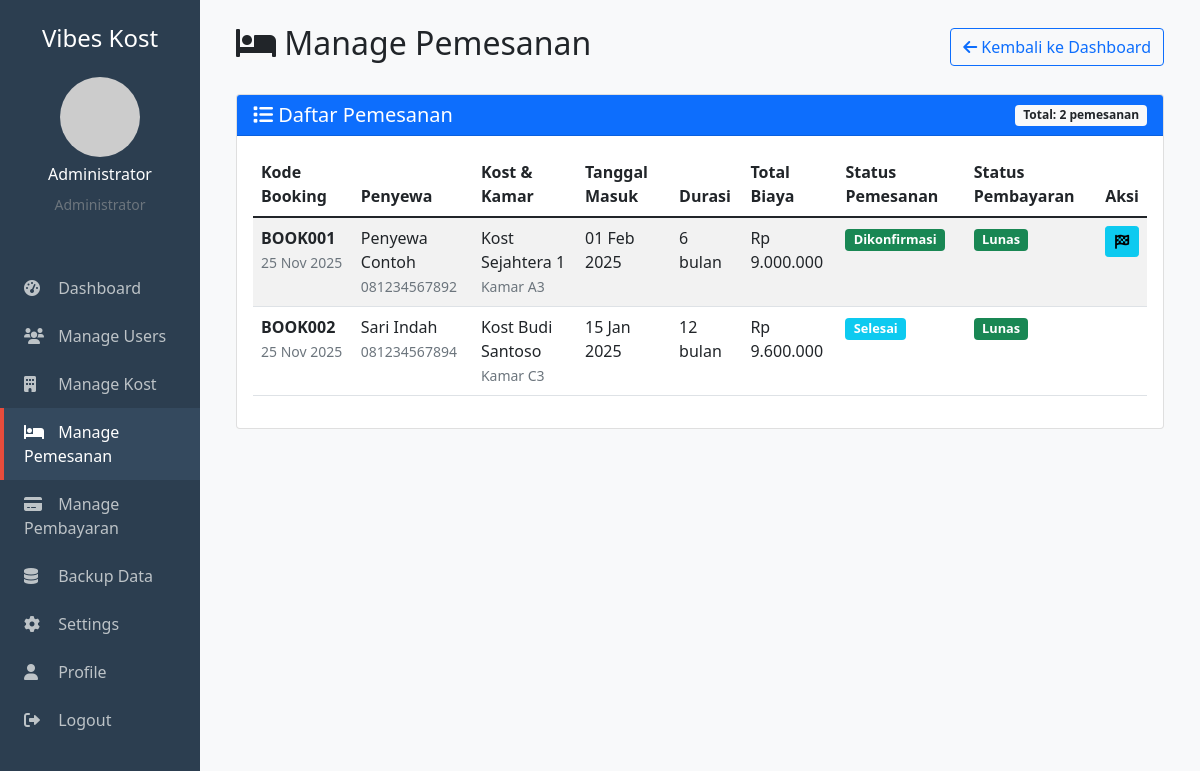
Screenshot of /admin/manage_pemesanan.php (signed in) with the database file from the repository.
### tables this page shows
CREATE TABLE pemesanans (
    id INT PRIMARY KEY AUTO_INCREMENT,
    kode_booking VARCHAR(20) UNIQUE NOT NULL,
    penyewa_id INT NOT NULL,
    kamar_id INT NOT NULL,
    tanggal_masuk DATE NOT NULL,
    tanggal_keluar DATE,
    durasi_sewa INT NOT NULL COMMENT 'Dalam bulan',
    total_biaya DECIMAL(12,2) NOT NULL,
    catatan_khusus TEXT,
    status ENUM('menunggu','dikonfirmasi','ditolak','selesai','dibatalkan') DEFAULT 'menunggu',
    alasan_penolakan TEXT,
    created_at TIMESTAMP DEFAULT CURRENT_TIMESTAMP,
    updated_at TIMESTAMP DEFAULT CURRENT_TIMESTAMP ON UPDATE CURRENT_TIMESTAMP,
    FOREIGN KEY (penyewa_id) REFERENCES users(id) ON DELETE CASCADE,
    FOREIGN KEY (kamar_id) REFERENCES kamars(id) ON DELETE CASCADE
);

CREATE TABLE users (
    id INT PRIMARY KEY AUTO_INCREMENT,
    nama VARCHAR(100) NOT NULL,
    email VARCHAR(100) UNIQUE NOT NULL,
    password VARCHAR(255) NOT NULL,
    role ENUM('admin','pemilik','penyewa') NOT NULL,
    no_telepon VARCHAR(20),
    alamat TEXT,
     
    bank_nama VARCHAR(100),
    bank_nomor VARCHAR(50),
    bank_atas_nama VARCHAR(100),
    foto_profil VARCHAR(255) DEFAULT 'default.jpg',
    is_active BOOLEAN DEFAULT TRUE,
    created_at TIMESTAMP DEFAULT CURRENT_TIMESTAMP,
    updated_at TIMESTAMP DEFAULT CURRENT_TIMESTAMP ON UPDATE CURRENT_TIMESTAMP
);

CREATE TABLE kost (
    id INT PRIMARY KEY AUTO_INCREMENT,
    pemilik_id INT NOT NULL,
    nama_kost VARCHAR(100) NOT NULL,
    alamat TEXT NOT NULL,
    deskripsi TEXT,
    harga_per_bulan DECIMAL(12,2) NOT NULL,
    latitude DECIMAL(10,8),
    longitude DECIMAL(11,8),
    foto_kost VARCHAR(255) DEFAULT 'default.jpg',
    fasilitas TEXT,
    peraturan TEXT,
    status ENUM('tersedia','tidak_tersedia') DEFAULT 'tersedia',
    created_at TIMESTAMP DEFAULT CURRENT_TIMESTAMP,
    updated_at TIMESTAMP DEFAULT CURRENT_TIMESTAMP ON UPDATE CURRENT_TIMESTAMP,
    FOREIGN KEY (pemilik_id) REFERENCES users(id) ON DELETE CASCADE
);

CREATE TABLE kamars (
    id INT PRIMARY KEY AUTO_INCREMENT,
    kost_id INT NOT NULL,
    nomor_kamar VARCHAR(10) NOT NULL,
    ukuran_kamar VARCHAR(20),
    harga_per_bulan DECIMAL(12,2) NOT NULL,
    fasilitas_kamar TEXT,
    deskripsi_kamar TEXT,
    foto_kamar VARCHAR(255),
    status ENUM('tersedia','dipesan','ditempati') DEFAULT 'tersedia',
    created_at TIMESTAMP DEFAULT CURRENT_TIMESTAMP,
    updated_at TIMESTAMP DEFAULT CURRENT_TIMESTAMP ON UPDATE CURRENT_TIMESTAMP,
    FOREIGN KEY (kost_id) REFERENCES kost(id) ON DELETE CASCADE
);

CREATE TABLE pembayarans (
    id INT PRIMARY KEY AUTO_INCREMENT,
    pemesanan_id INT NOT NULL,
    kode_pembayaran VARCHAR(20) UNIQUE NOT NULL,
    bukti_transfer VARCHAR(255),
    nominal DECIMAL(12,2) NOT NULL,
    metode_pembayaran ENUM('transfer_bank','qris','tunai') DEFAULT 'transfer_bank',
    nama_bank VARCHAR(50),
    nomor_rekening VARCHAR(50),
    atas_nama VARCHAR(100),
    status ENUM('menunggu','lunas','ditolak','kadaluarsa') DEFAULT 'menunggu',
    tanggal_transfer DATE,
    alasan_penolakan TEXT,
    verified_by INT,
    created_at TIMESTAMP DEFAULT CURRENT_TIMESTAMP,
    updated_at TIMESTAMP DEFAULT CURRENT_TIMESTAMP ON UPDATE CURRENT_TIMESTAMP,
    FOREIGN KEY (pemesanan_id) REFERENCES pemesanans(id) ON DELETE CASCADE,
    FOREIGN KEY (verified_by) REFERENCES users(id) ON DELETE SET NULL
);

### admin/manage_pemesanan.php (the view, shortened to what this page needs)
<?php
include '../includes/config.php';
$pemesanan_query = "
    SELECT
        p.*,
        u.nama as penyewa_nama,
        u.email as penyewa_email,
        u.no_telepon as penyewa_telepon,
        k.nama_kost,
        km.nomor_kamar,
        km.harga_per_bulan,
        pb.status as status_pembayaran,
        pb.nominal as nominal_bayar
    FROM pemesanans p
    JOIN users u ON p.penyewa_id = u.id
    JOIN kamars km ON p.kamar_id = km.id
    JOIN kost k ON km.kost_id = k.id
    LEFT JOIN pembayarans pb ON p.id = pb.pemesanan_id
    ORDER BY p.created_at DESC
";
$pemesanan_list = $conn->query($pemesanan_query);
?>
<!DOCTYPE html>
<html lang="id">
<head>
    <link href="https://cdn.jsdelivr.net/npm/bootstrap@5.1.3/dist/css/bootstrap.min.css" rel="stylesheet">
    <link href="https://cdnjs.cloudflare.com/ajax/libs/font-awesome/6.0.0/css/all.min.css" rel="stylesheet">
</head>
<body>
    <div class="container-fluid">
        <div class="row">
            <div class="col-md-3 col-lg-2 sidebar p-0">
                <div class="p-4">
                    <h4 class="text-center mb-4">Vibes Kost</h4>
                    <div class="text-center mb-4">
                        <img src="../uploads/profil/<?php echo $_SESSION['foto_profil']; ?>"
                             class="rounded-circle"
                             width="80"
                             height="80"
                             alt="Profile"
                             onerror="this.src='https://via.placeholder.com/80'">
                        <h6 class="mt-2"><?php echo $_SESSION['nama']; ?></h6>
                        <small class="text-muted">Administrator</small>
                    </div>
                </div>
                <nav class="nav flex-column">
                    <a class="nav-link" href="dashboard.php">
                        <i class="fas fa-tachometer-alt"></i> Dashboard
                    </a>
                    <a class="nav-link" href="manage_users.php">
                        <i class="fas fa-users"></i> Manage Users
                    </a>
                    <a class="nav-link" href="manage_kost.php">
                        <i class="fas fa-building"></i> Manage Kost
                    </a>
                    <a class="nav-link active" href="manage_pemesanan.php">
                        <i class="fas fa-bed"></i> Manage Pemesanan
                    </a>
                    <a class="nav-link" href="manage_pembayaran.php">
                        <i class="fas fa-credit-card"></i> Manage Pembayaran
                    </a>
                    <a class="nav-link" href="backup.php">
                        <i class="fas fa-database"></i> Backup Data
                    </a>
                    <a class="nav-link" href="settings.php">
                        <i class="fas fa-cog"></i> Settings
                    </a>
                    <a class="nav-link" href="profile.php">
                        <i class="fas fa-user"></i> Profile
                    </a>
                    <a class="nav-link" href="../auth/logout.php">
                        <i class="fas fa-sign-out-alt"></i> Logout
                    </a>
                </nav>
            </div>
            <div class="col-md-9 col-lg-10 main-content">
                <div class="p-4">
                    <div class="d-flex justify-content-between align-items-center mb-4">
                        <h2><i class="fas fa-bed"></i> Manage Pemesanan</h2>
                        <a href="dashboard.php" class="btn btn-outline-primary">
                            <i class="fas fa-arrow-left"></i> Kembali ke Dashboard
                        </a>
                    </div>
                    <div class="card">
                        <div class="card-header bg-primary text-white d-flex justify-content-between align-items-center">
                            <h5 class="mb-0"><i class="fas fa-list"></i> Daftar Pemesanan</h5>
                            <span class="badge bg-light text-dark">Total: <?php echo $pemesanan_list->num_rows; ?> pemesanan</span>
                        </div>
                        <div class="card-body">
                            <div class="table-responsive">
                                <table class="table table-hover table-striped">
                                    <thead>
                                        <tr>
                                            <th>Kode Booking</th>
                                            <th>Penyewa</th>
                                            <th>Kost & Kamar</th>
                                            <th>Tanggal Masuk</th>
                                            <th>Durasi</th>
                                            <th>Total Biaya</th>
                                            <th>Status Pemesanan</th>
                                            <th>Status Pembayaran</th>
                                            <th>Aksi</th>
                                        </tr>
                                    </thead>
                                    <tbody>
                                        <?php while($pemesanan = $pemesanan_list->fetch_assoc()):
                                            $total_biaya = number_format($pemesanan['total_biaya'], 0, ',', '.');
                                        ?>
                                        <tr>
                                            <td>
                                                <strong><?php echo $pemesanan['kode_booking']; ?></strong>
                                                <br>
                                                <small class="text-muted">
                                                    <?php echo date('d M Y', strtotime($pemesanan['created_at'])); ?>
                                                </small>
                                            </td>
                                            <td>
                                                <?php echo $pemesanan['penyewa_nama']; ?>
                                                <br>
                                                <small class="text-muted"><?php echo $pemesanan['penyewa_telepon']; ?></small>
                                            </td>
                                            <td>
                                                <?php echo $pemesanan['nama_kost']; ?>
                                                <br>
                                                <small class="text-muted">Kamar <?php echo $pemesanan['nomor_kamar']; ?></small>
                                            </td>
                                            <td><?php echo date('d M Y', strtotime($pemesanan['tanggal_masuk'])); ?></td>
                                            <td><?php echo $pemesanan['durasi_sewa']; ?> bulan</td>
                                            <td>Rp <?php echo $total_biaya; ?></td>
                                            <td>
                                                <span class="badge status-badge bg-<?php
                                                    switch($pemesanan['status']) {
                                                        case 'dikonfirmasi': echo 'success'; break;
                                                        case 'selesai': echo 'info'; break;
                                                    }
                                                ?>"><?php echo ucfirst($pemesanan['status']); ?></span>
                                            </td>
                                            <td>
                                                <span class="badge status-badge bg-<?php
                                                    switch($pemesanan['status_pembayaran']) {
                                                        case 'lunas': echo 'success'; break;
                                                    }
                                                ?>"><?php echo $pemesanan['status_pembayaran'] ? ucfirst($pemesanan['status_pembayaran']) : '-'; ?></span>
                                            </td>
                                            <td>
                                                <div class="btn-group">
                                                    <?php if ($pemesanan['status'] == 'menunggu'): ?>
                                                        <form method="POST" class="d-inline">
                                                            <input type="hidden" name="pemesanan_id" value="<?php echo $pemesanan['id']; ?>">
                                                            <button type="submit" name="action" value="confirm" class="btn btn-success btn-sm">
                                                                <i class="fas fa-check"></i>
                                                            </button>
                                                        </form>
                                                        <button type="button" class="btn btn-danger btn-sm" data-bs-toggle="modal" data-bs-target="#rejectModal<?php echo $pemesanan['id']; ?>">
                                                            <i class="fas fa-times"></i>
                                                        </button>
                                                    <?php elseif ($pemesanan['status'] == 'dikonfirmasi'): ?>
                                                        <form method="POST" class="d-inline">
                                                            <button type="submit" name="action" value="complete" class="btn btn-info btn-sm">
                                                                <i class="fas fa-flag-checkered"></i>
                                                            </button>
                                                        </form>
                                                    <?php endif; ?>
                                                </div>
                                            </td>
                                        </tr>
                                        <?php endwhile; ?>
                                    </tbody>
                                </table>
                            </div>
                        </div>
                    </div>
                </div>
            </div>
        </div>
    </div>
</body>
</html>

### admin/manage_pemesanan.php (style rules this page uses)
.sidebar { background: #2c3e50; min-height: 100vh; color: white; }
.sidebar .nav-link { color: #bdc3c7; padding: 12px 20px; border-left: 4px solid transparent; transition: all 0.3s; }
.sidebar .nav-link:hover, .sidebar .nav-link.active { color: white; background: #34495e; border-left-color: #e74c3c; }
.sidebar .nav-link i { width: 20px; margin-right: 10px; }
.main-content { background: #f8f9fa; min-height: 100vh; }
.status-badge { font-size: 0.8em; }

### rows the page displays
pemesanans: kode_booking "BOOK001", created_at "25 Nov 2025", penyewa.nama "Penyewa Contoh", penyewa.no_telepon "081234567892", kost.nama_kost "Kost Sejahtera 1", kamar.nomor_kamar "A3", tanggal_masuk "01 Feb 2025", durasi_sewa "6", total_biaya "9.000.000", status "Dikonfirmasi", pembayarans.status "Lunas"
pemesanans: kode_booking "BOOK002", created_at "25 Nov 2025", penyewa.nama "Sari Indah", penyewa.no_telepon "081234567894", kost.nama_kost "Kost Budi Santoso", kamar.nomor_kamar "C3", tanggal_masuk "15 Jan 2025", durasi_sewa "12", total_biaya "9.600.000", status "Selesai", pembayarans.status "Lunas"

### other values shown
$_SESSION['nama'] "Administrator"
$pemesanan_list->num_rows "2"
